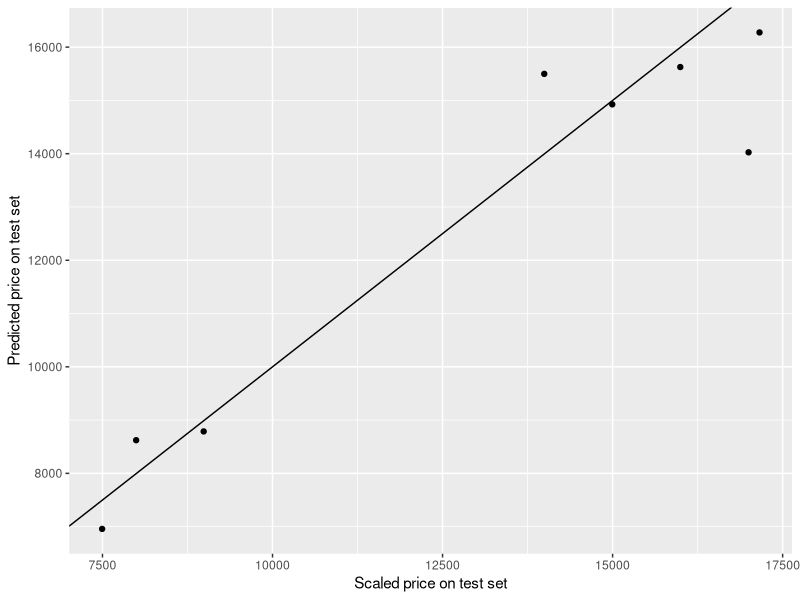

The R script that drew this image:
library(ggplot2)

# load "caret" library (this contains the knnreg function)
library(caret)

# This library contains rmse function
library(ModelMetrics)  

# load honda data

HONDA=read.csv("Honda_Civic_price.csv");

## perform k-NN regression on the Honda data set

# Normalization function
# Input: vector x
# Output: normalized vector
nor <- function(x) { 
  return( (x -min(x))/(max(x)-min(x)) )   
}

# normalize age and mileage columns of dataset (these 
# correspond to the predictors)
honda_norm <- as.data.frame(lapply(HONDA[,2:3], nor))

# display summary
summary(honda_norm)

# set random seed
set.seed(1) 

# Randomly select 90% of the indices (rows) of the 
# dataset. This will be the indices of the training set
inTrain <- sample(1:nrow(HONDA), floor(0.9 * nrow(HONDA))) 

# extract training set
honda_trainX <- honda_norm[inTrain,]
honda_trainY <- HONDA[inTrain,4]

# extract testing set
honda_testX <- honda_norm[-inTrain,]
honda_testY <- HONDA[-inTrain,4]

# run knnreg function
kval <- 7
fit <- knnreg(honda_trainX, honda_trainY, k = kval)

# predict target values (response values) on the test set
honda_pred <- predict(fit, honda_testX)

# plot predicted value vs y value on the test set
# using ggplot
HondaPred <- data.frame(honda_testY, honda_pred)
g <- ggplot(data=HondaPred,aes(x=honda_testY,y=honda_pred))
g + geom_point() + geom_abline(slope=1,intercept=0)+
  xlab("Scaled price on test set") +
  ylab("Predicted price on test set")

# calculate the RMSE (Root Mean Square Error)
honda_rmse <- rmse(honda_testY,honda_pred)

print(paste('RMSE of kNNreg with k = ',kval,
            ' on test set: ',honda_rmse))